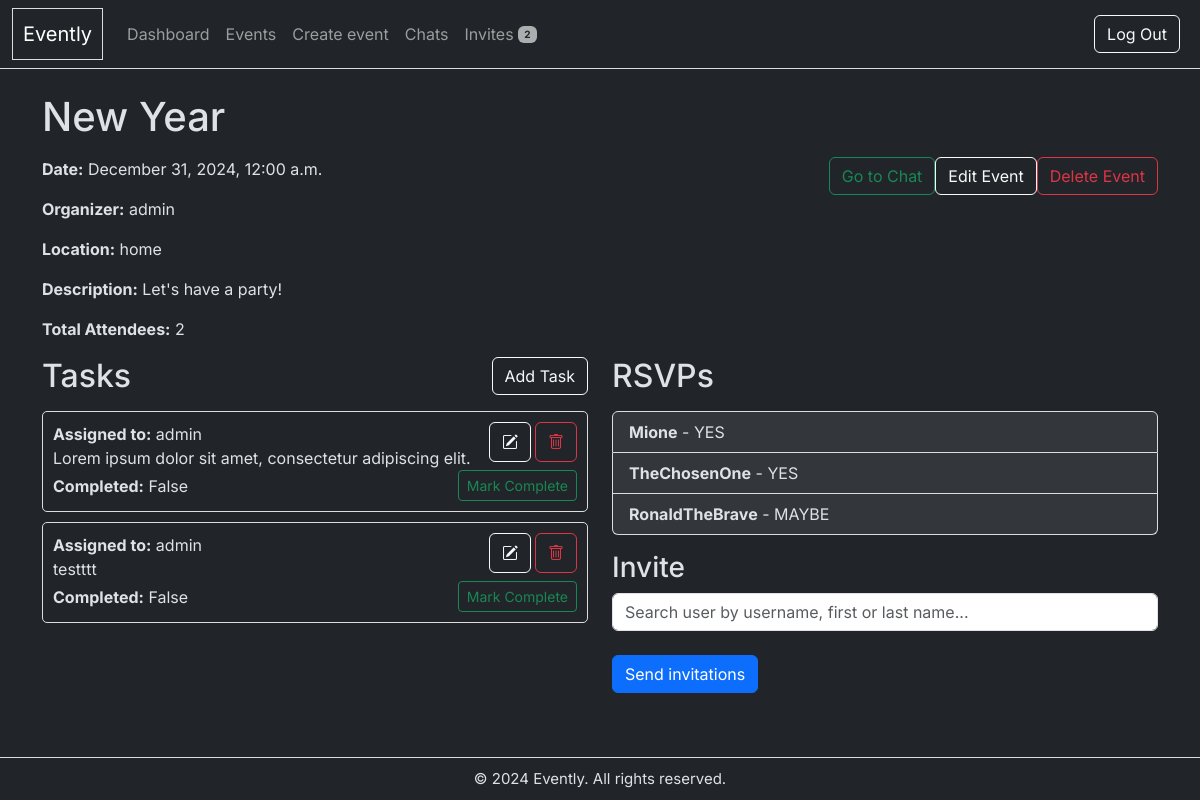
/events/9/ (signed in), run on an earlier commit of the app's database.
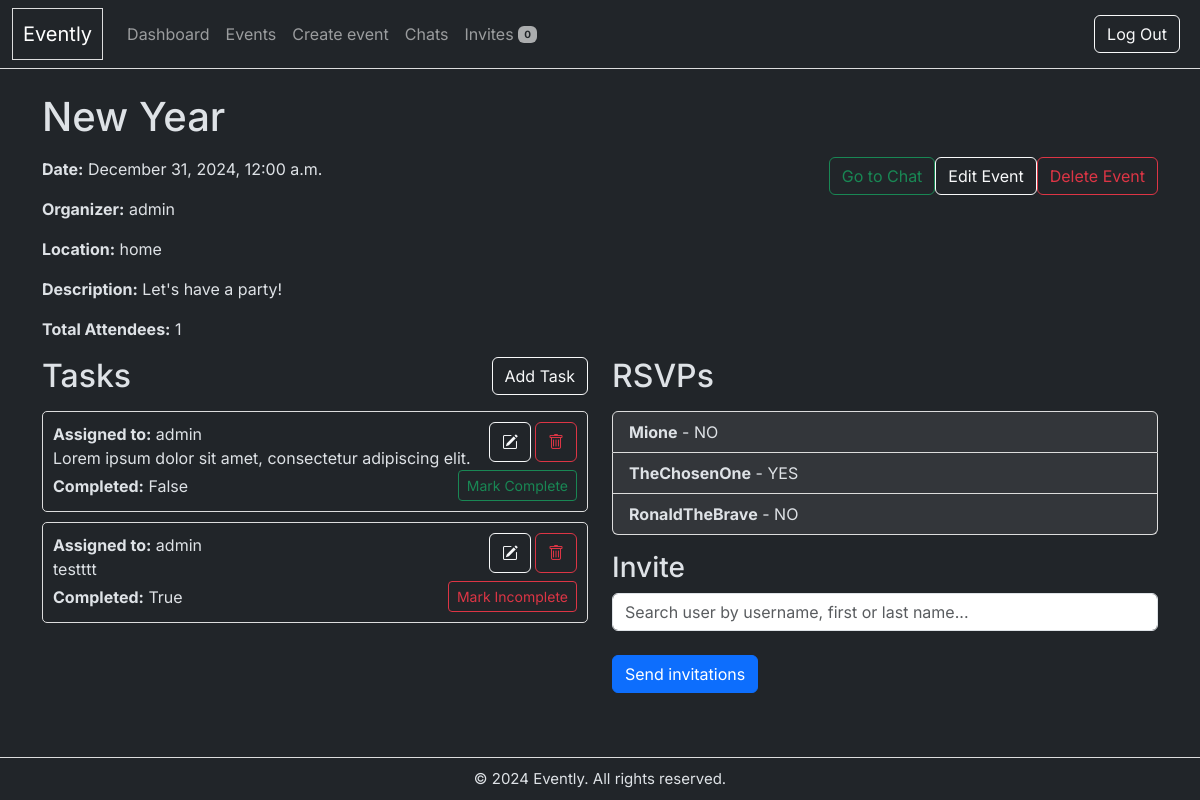
And on a later commit of the database.
### events/models.py (models this page shows, shortened)
class Task(models.Model):
    event = models.ForeignKey('Event', on_delete=models.CASCADE)
    assigned_to = models.ForeignKey(User, on_delete=models.SET_NULL, null=True, blank=True)
    description = models.CharField(max_length=255)
    is_completed = models.BooleanField(default=False)

class RSVP(models.Model):
    RSVP_CHOICES = [
        ('YES', 'Yes'),
        ('NO', 'No'),
        ('MAYBE', 'Maybe'),
    ]
    user = models.ForeignKey(User, on_delete=models.CASCADE, related_name="rsvps")
    event = models.ForeignKey(Event, on_delete=models.CASCADE, related_name="rsvps")
    status = models.CharField(max_length=5, choices=RSVP_CHOICES, default='MAYBE')
    timestamp = models.DateTimeField(auto_now_add=True)
    class Meta:
        indexes = [
            models.Index(fields=['event']),
            models.Index(fields=['status']),
            models.Index(fields=['user', 'status']),  # Compound index for user and status
            models.Index(fields=['event', 'status']),  # Compound index for event and status
            models.Index(fields=['event', 'user']),  # Compound index for event and user
            ]
        constraints = [
            models.UniqueConstraint(fields=['user', 'event'], name='unique_user_event_rsvp')
        ]

### events/views/event_views.py (the view, shortened to what this page needs)
# urls.py: path('events/<int:pk>/', event_detail, name='event_detail'),
@login_required
def event_detail(request, pk):
    event = get_object_or_404(Event, pk=pk)
    rsvps = event.rsvps.all()
    return render(request, 'events/event_detail.html', {
        'event': event,
        'is_creator': event.created_by == request.user,
        'is_active': event.status == 'ACTIVE',
        'is_attendee': RSVP.objects.filter(event=event, user=request.user, status='YES').exists(),
        'rsvps': rsvps,
        'attendees_count': event.attendees_count(),
        })

### events/context_processors.py (called while the page is built)
def maybe_rsvp_count(request):
    if request.user.is_authenticated:
        return {
            'maybe_count': RSVP.objects.filter(user=request.user, status='MAYBE').count()
        }
    return {}

### events/models.py (called while the page is built)
    def attendees_count(self):
        return self.rsvps.filter(status='YES').count()

### events/templates/events/event_detail.html (shortened to what this page needs)
{% extends "events/layout.html" %}
{% load static %}
{% block content %}
    <h1 class="mb-3">{{ event.title }}</h1>
    <div class='d-flex float-end'>
        <div class="btn-group d-none d-md-inline-flex">
            {% if is_creator or is_attendee %}
                <a href="{% url 'chat_tabs' %}?event_pk={{ event.pk }}"><button class='btn btn-outline-success'>Go to Chat</button></a>
            {% endif %}
            {% if is_creator %}
                {% if is_active %}
                    <a href="{% url 'event_edit' pk=event.pk %}">
                        <button class='btn btn-outline-light'>Edit Event</button>
                    </a>
                {% endif %}
                <a href="{% url 'event_delete' pk=event.pk %}" onclick="return confirm('Are you sure you want to delete this event?');">
                    <button class="btn btn-outline-danger">Delete Event</button>
                </a>
            {% endif %}
        </div>
    </div>
    <div class="event-info {% if event.status == 'INACTIVE' %}inactive{% else %}active{% endif %}">
        <p><strong>Date:</strong> {{ event.date|date:"F j, Y, g:i a" }}</p>
        <p><strong>Organizer:</strong> {{ event.created_by.username }}</p>
        <p><strong>Location:</strong> {% if event.location %}{{ event.location }}{% else %}-{% endif %}</p>
        <p><strong>Description:</strong> {% if event.description %}{{ event.description }}{% else %}-{% endif %}</p>
        <p><strong>Total Attendees:</strong> {{ attendees_count }}</p>
    </div>
    {% if is_active %}
        <div class='row'>
            <div class='col-12 col-lg-6 mb-3'>
                {% if is_creator or is_attendee %}
                    <div class='tasks-section'>
                        <div class="d-flex justify-content-between align-items-center mb-3">
                            <h2 class="mb-0">Tasks</h2>
                            {% if is_creator %}
                                <button type="button" class="btn btn-outline-light"
                                        data-bs-toggle="modal"
                                        data-bs-target="#taskModal"
                                        data-task-url="{% url 'create_task' event.pk %}">
                                    Add Task
                                </button>
                            {% endif %}
                        </div>
                        {% include "includes/task_list_partial.html" %}
                    </div>
                {% else %}
                    <div class="d-none"></div>
                {% endif %}
            </div>
            <div class='col-12 col-lg-6'>
                {% if is_creator %}
                    <div class='event-management'>
                        <div class='rsvp-list'>
                            {% include "includes/rsvp_list_partial.html" %}
                        </div>
                        <div class='invite-section'>
                            <h3 class='mt-3'>Invite</h3>
                            <form method="post" action="{% url 'event_detail' pk=event.pk %}" id="invite-users-form">
                                <input type="text" class="form-control mb-3" id="usernames" name="usernames" placeholder="Search user by username, first or last name..." autocomplete="off">
                                <button class="btn btn-primary mt-2" type="submit" name="invite_users">Send invitations</button>
                            </form>
                        </div>
                    </div>
                {% else %}
                    <div class="d-none"></div>
                {% endif %}
            </div>
        </div>
    {% endif %}
{% endblock %}

### events/templates/includes/task_list_partial.html (shortened to what this page needs)
<div class="task-list">
    {% for task in event.task_set.all %}
    <div class="task" data-task-id="{{ task.id }}">
        <div class="d-flex justify-content-between">
            <div>
                <div><strong>Assigned to:</strong> {{ task.assigned_to }}</div>
                <div>{{ task.description }}</div>
            </div>
            <div class="d-flex gap-1">
                <button type="button" class="btn btn-outline-light btn-no-bg"
                        data-bs-toggle="modal"
                        aria-label="Edit"
                        data-bs-target="#taskModal"
                        data-task-id="{{ task.id }}"
                        data-task-url="{% url 'edit_task' task.id %}">
                    <i class="bi bi-pencil-square"></i>
                </button>
                <form method="POST" class="delete-task-form" action="{% url 'delete_task' task.id %}">
                    <button type="submit" class="btn btn-outline-danger btn-no-bg" aria-label="Delete">
                        <i class="bi bi-trash"></i>
                    </button>
                </form>
            </div>
        </div>
        <div class="d-flex justify-content-between align-items-center">
            <div><strong>Completed:</strong> {{ task.is_completed }}</div>
            <a href="{% url 'toggle_task' task.id %}">
                <button class="btn btn-sm {% if task.is_completed %}btn-outline-danger{% else %}btn-outline-success{% endif %}">
                    {% if task.is_completed %}Mark Incomplete{% else %}Mark Complete{% endif %}
                </button>
            </a>
        </div>
    </div>
    {% endfor %}
</div>

### events/templates/includes/rsvp_list_partial.html
<h2 class="mb-3">RSVPs</h2>
<ul class="list-group">
    {% for rsvp in rsvps %}
        <li class="list-group-item rsvp-list-item">
            <span><strong>{{ rsvp.user }}</strong> - {{ rsvp.status }}</span>
        </li>
    {% endfor %}
</ul>

What changed in the data, as far as the page shows it:
changed Task "testttt": is_completed "False" → "True"; is_completed "Mark Complete" → "Mark Incomplete"
changed RSVP "Mione": status "YES" → "NO"
changed RSVP "RonaldTheBrave": status "MAYBE" → "NO"
Also different on the page:
{{ maybe_count }}: "2" → "0"
{{ attendees_count }}: "2" → "1"
